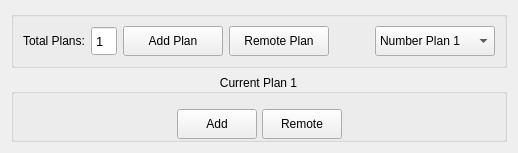
            <widget class="QWidget" name="DayPlans">
             <attribute name="title">
              <string>Day plans</string>
             </attribute>
             <layout class="QVBoxLayout" name="verticalLayout_6">
              <item>
               <widget class="QGroupBox" name="gbPlanDay">
                <property name="maximumSize">
                 <size>
                  <width>16777215</width>
                  <height>70</height>
                 </size>
                </property>
                <property name="title">
                 <string/>
                </property>
                <property name="alignment">
                 <set>Qt::AlignCenter</set>
                </property>
                <layout class="QHBoxLayout" name="horizontalLayout_10">
                 <item>
                  <widget class="QLabel" name="label_53">
                   <property name="minimumSize">
                    <size>
                     <width>0</width>
                     <height>30</height>
                    </size>
                   </property>
                   <property name="text">
                    <string>Total Plans:</string>
                   </property>
                  </widget>
                 </item>
                 <item>
                  <widget class="QSpinBox" name="sbTotalPlan">
                   <property name="minimumSize">
                    <size>
                     <width>0</width>
                     <height>30</height>
                    </size>
                   </property>
                   <property name="font">
                    <font>
                     <pointsize>10</pointsize>
                    </font>
                   </property>
                   <property name="wrapping">
                    <bool>false</bool>
                   </property>
                   <property name="frame">
                    <bool>true</bool>
                   </property>
                   <property name="readOnly">
                    <bool>true</bool>
                   </property>
                   <property name="buttonSymbols">
                    <enum>QAbstractSpinBox::NoButtons</enum>
                   </property>
                   <property name="minimum">
                    <number>1</number>
                   </property>
                   <property name="maximum">
                    <number>24</number>
                   </property>
                  </widget>
                 </item>
                 <item>
                  <widget class="QPushButton" name="pbAddPlan">
                   <property name="minimumSize">
                    <size>
                     <width>100</width>
                     <height>30</height>
                    </size>
                   </property>
                   <property name="text">
                    <string>Add Plan</string>
                   </property>
                  </widget>
                 </item>
                 <item>
                  <widget class="QPushButton" name="pbRemotePlan">
                   <property name="minimumSize">
                    <size>
                     <width>100</width>
                     <height>30</height>
                    </size>
                   </property>
                   <property name="text">
                    <string>Remote Plan</string>
                   </property>
                  </widget>
                 </item>
                 <item>
                  <spacer name="horizontalSpacer_long">
                   <property name="orientation">
                    <enum>Qt::Horizontal</enum>
                   </property>
                   <property name="sizeHint" stdset="0">
                    <size>
                     <width>40</width>
                     <height>20</height>
                    </size>
                   </property>
                  </spacer>
                 </item>
                 <item>
                  <widget class="QComboBox" name="cbSelectPlan">
                   <property name="minimumSize">
                    <size>
                     <width>120</width>
                     <height>30</height>
                    </size>
                   </property>
                   <property name="toolTipDuration">
                    <number>0</number>
                   </property>
                   <property name="currentIndex">
                    <number>0</number>
                   </property>
                   <item>
                    <property name="text">
                     <string>Number Plan 1</string>
                    </property>
                   </item>
                  </widget>
                 </item>
                </layout>
               </widget>
              </item>
              <item>
               <widget class="QGroupBox" name="gbCurrentPlan">
                <property name="title">
                 <string>Current Plan 1</string>
                </property>
                <property name="alignment">
                 <set>Qt::AlignCenter</set>
                </property>
                <layout class="QVBoxLayout" name="verticalLayout_7" stretch="0,1">
                 <property name="spacing">
                  <number>0</number>
                 </property>
                 <property name="leftMargin">
                  <number>5</number>
                 </property>
                 <property name="topMargin">
                  <number>15</number>
                 </property>
                 <property name="rightMargin">
                  <number>5</number>
                 </property>
                 <property name="bottomMargin">
                  <number>0</number>
                 </property>
                 <item>
                  <layout class="QHBoxLayout" name="horizontalLayout_13" stretch="1,0,0,1">
                   <property name="spacing">
                    <number>5</number>
                   </property>
                   <property name="leftMargin">
                    <number>0</number>
                   </property>
                   <property name="topMargin">
                    <number>0</number>
                   </property>
                   <property name="rightMargin">
                    <number>0</number>
                   </property>
                   <property name="bottomMargin">
                    <number>0</number>
                   </property>
                   <item>
                    <spacer name="horizontalSpacer_5">
                     <property name="orientation">
                      <enum>Qt::Horizontal</enum>
                     </property>
                     <property name="sizeHint" stdset="0">
                      <size>
                       <width>40</width>
                       <height>20</height>
                      </size>
                     </property>
                    </spacer>
                   </item>
                   <item>
                    <widget class="QPushButton" name="pbAddItemPlan">
                     <property name="minimumSize">
                      <size>
                       <width>0</width>
                       <height>30</height>
                      </size>
                     </property>
                     <property name="text">
                      <string>Add</string>
                     </property>
                    </widget>
                   </item>
                   <item>
                    <widget class="QPushButton" name="pbRemoteItemPlan">
                     <property name="minimumSize">
                      <size>
                       <width>0</width>
                       <height>30</height>
                      </size>
                     </property>
                     <property name="text">
                      <string>Remote</string>
                     </property>
                    </widget>
                   </item>
                   <item>
                    <spacer name="horizontalSpacer_8">
                     <property name="orientation">
                      <enum>Qt::Horizontal</enum>
                     </property>
                     <property name="sizeHint" stdset="0">
                      <size>
                       <width>40</width>
                       <height>20</height>
                      </size>
                     </property>
                    </spacer>
                   </item>
                  </layout>
                 </item>
                 <item>
                  <widget class="QWidget" name="planWidget" native="true"/>
                 </item>
                </layout>
               </widget>
              </item>
             </layout>
            </widget>
